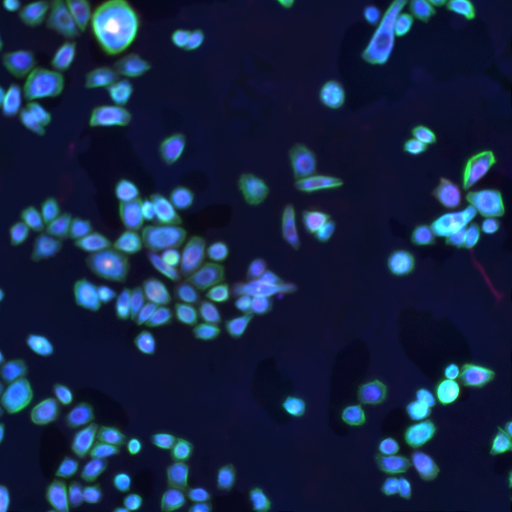
#> input picture code/merge.png, 512 x 512 px, found by its file name
$ python wavelet.py
#> lines starting #> are read from the running program, lines starting #| are printed output that depends on the picture
import pywt
import cv2
import os
import numpy as np
import pywt.data
import matplotlib.pyplot as plt

path = r"C:\Users\212774000\Documents\python\gitclone\SR\Cell_SR\code"
file_name = "merge.png"
# img2 = pywt.data.camera()
img = cv2.imread(os.path.join(path,file_name))
#> img is the input picture: shape (512, 512, 3); mean B, G, R 70.1, 38.3, 21.8
img_b = img[:,:,0]
img_g = img[:,:,1]
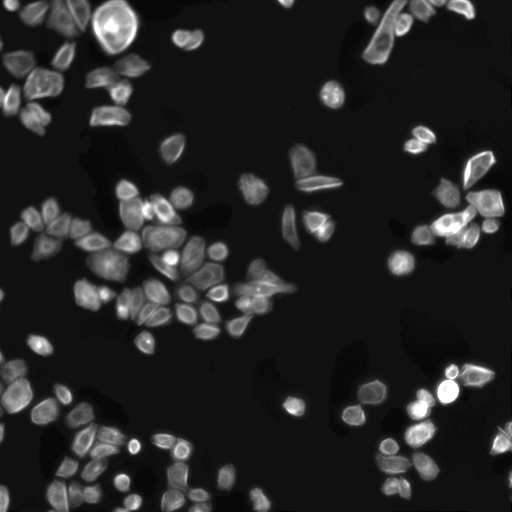
#> img_g: shape (512, 512); min 0, max 255, mean 38.3
img_r = img[:,:,2]
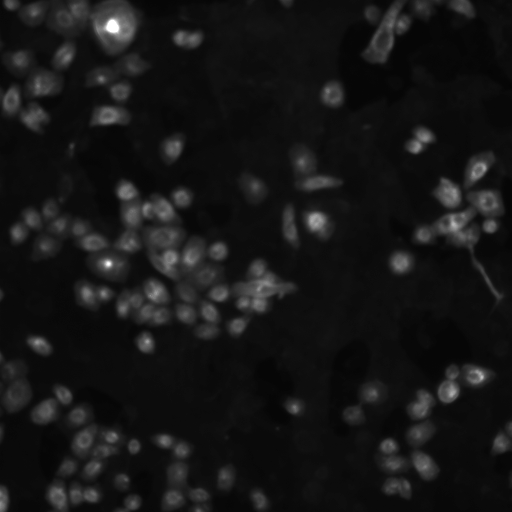
#> img_r: shape (512, 512); min 4, max 255, mean 21.8
# print(pywt.wavelist(kind='discrete'))
# np_img = np.ndarray((100,100,10))
# print(np_img.shape)
LL,(LH,HL,HH) = pywt.dwt2(img_r,"haar")
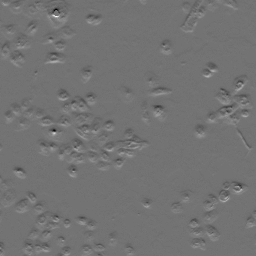
#> LH: shape (256, 256) float64; min -49, max 59.5, mean 0; drawn with min black and max white
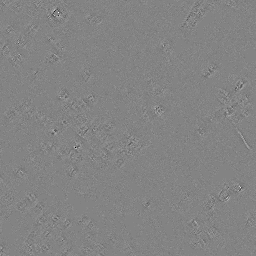
#> HH: shape (256, 256) float64; min -15.5, max 14.5, mean -0.000702; drawn with min black and max white
merge_b = pywt.dwt2(img_b,"haar")[0]
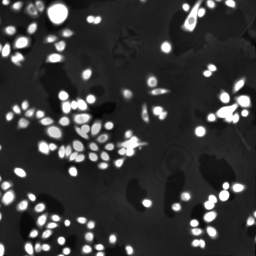
#> merge_b: shape (256, 256) float64; min 32, max 510, mean 140.2; drawn with min black and max white
merge_g = pywt.dwt2(img_g,"haar")[0]
merge_r = pywt.dwt2(img_r,"haar")[0]
img_dst = np.zeros((256,256,3))
img_dst[:,:,0] = merge_b
img_dst[:,:,1] = merge_g
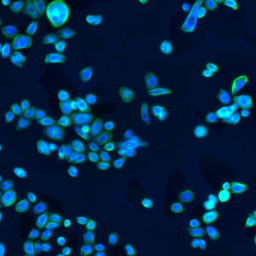
#> img_dst: shape (256, 256, 3) float64; mean of channels 0, 1, 2 140.2, 76.6, 0; drawn with min black and max white
img_dst[:,:,2] = merge_r
print(img_dst.shape)
#| (256, 256, 3)
cv2.imwrite("merge-1.png",img_dst)
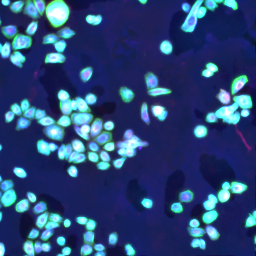
#> saved as merge-1.png: shape (256, 256, 3); mean B, G, R 118.4, 71.6, 43.5
# [8 lines of commented-out code are left out]
fig = plt.figure()
fig.add_subplot(2,2,1)
plt.imshow(LL, cmap="gray")
fig.add_subplot(2,2,2)
# plt.show()
plt.imshow(LH, cmap="gray")
fig.add_subplot(2,2,3)
plt.imshow(HL,cmap="gray")
fig.add_subplot(2,2,4)
plt.imshow(HH,cmap="gray")
# plt.savefig("6_red.png")
plt.show()

# [5 lines of commented-out code are left out]
